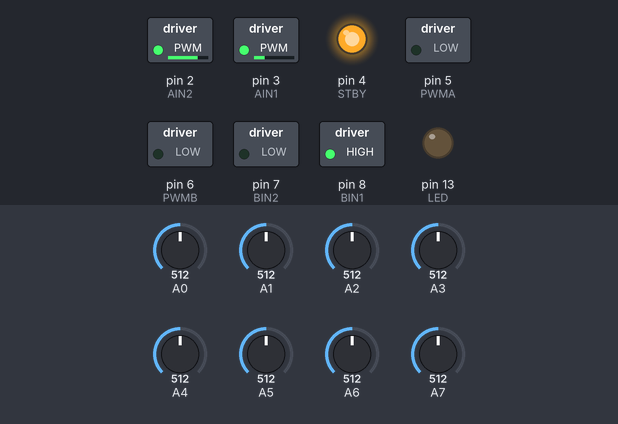
The sketch below on a simulated Arduino Nano, built with avr-gcc and run on an emulated ATmega328P. On the bench: switched loads named in the sketch (green lamp = pin HIGH), output pins drawn as LEDs (lit = HIGH). The inputs (shaded band) are chosen by the test bench; at power-on: A0 = 512, A1 = 512, A2 = 512, A5 = 512, A3 = 512, A4 = 512, A6 = 512, A7 = 512. What the sketch prints to the serial monitor is not drawn.

Above: at 8.31 s.
8.8 s: A0 set to 140
At 9.24 s:
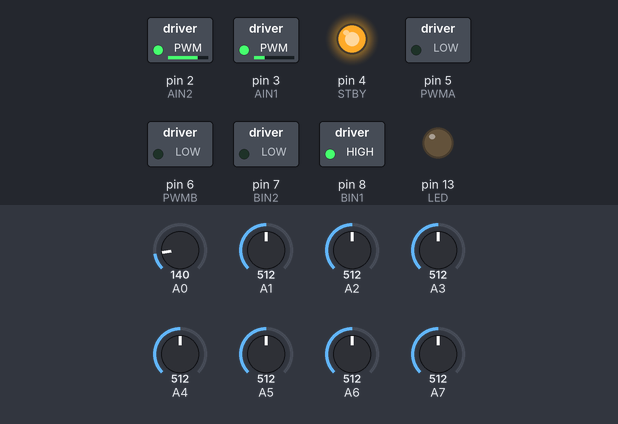
11.8 s: A0 set to 992
At 11.9 s:
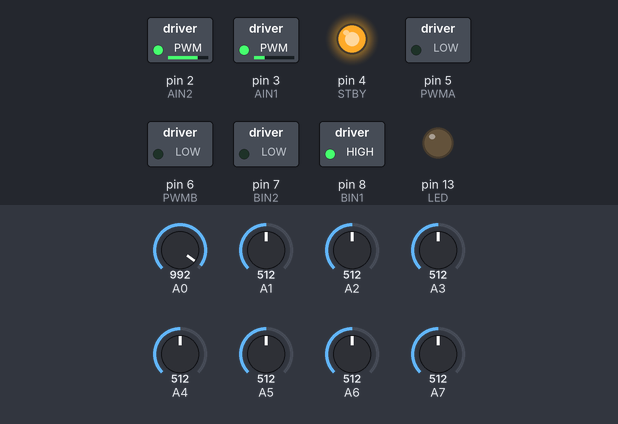
14.8 s: A1 set to 716
Timing chart, 0 to 17.3 s (numbered marks = the images above; inputs shaded):
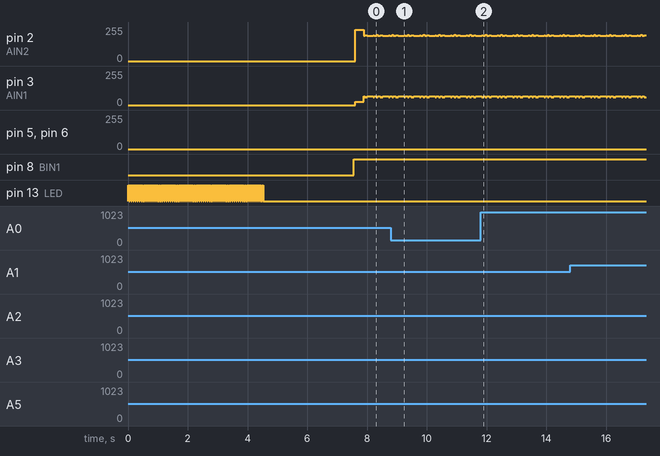

The sketch:

qtr8a.ino
```cpp
#include <QTRSensors.h>


//Mapeo de pines
#define STBY 4
#define AIN1   3
#define AIN2  2
#define PWMB  6
#define PWMA  5
#define BIN1  8
#define BIN2  7
#define NUM_SENSORS             8
#define NUM_SAMPLES_PER_SENSOR  4
#define EMITTER_PIN             11
#define LED     13


// Constantes para PID
float KP = 0.08;
float KD = 1.0;
float Ki = 0.00;

// Regulación de la velocidad Máxima}}
int Velmax = 150;
int v1 = 110;
int v2 = -90;

// Data para intrgal
int error1 = 0;
int error2 = 0;
int error3 = 0;
int error4 = 0;
int error5 = 0;
int error6 = 0;

// Configuración de la librería QTR-8A
QTRSensorsAnalog qtra((unsigned char[])
{
  A0, A1, A2, A3, A4, A5, A6, A7 //# de sensores utilizados
}
, NUM_SENSORS, NUM_SAMPLES_PER_SENSOR, EMITTER_PIN);

unsigned int sensorValues[NUM_SENSORS];

// Función accionamiento motor izquierdo
void Motoriz(int value)
{
  if ( value >= 0 )
  {
    digitalWrite(BIN1, HIGH);
    digitalWrite(BIN2, LOW);
  }
  else
  {
    digitalWrite(BIN1, LOW);
    digitalWrite(BIN2, HIGH);
    value *= -1;
  }
  analogWrite(PWMB, value);
}

// Función accionamiento motor derecho
void Motorde(int value)
{
  if ( value >= 0 )
  {
    digitalWrite(AIN1, HIGH);
    digitalWrite(AIN2, LOW);
  }
  else
  {
    digitalWrite(AIN1, LOW);
    digitalWrite(AIN2, HIGH);
    value *= -1;
  }
  analogWrite(PWMA, value);
}


//Accionamiento de motores
void Motor(int left, int righ)
{
  digitalWrite(STBY, HIGH);
  Motoriz(left);
  Motorde(righ);
}


//función de freno
void freno(boolean left, boolean righ, int value)
{
  digitalWrite(STBY, HIGH);
  if ( left )
  {
    digitalWrite(BIN1, LOW);
    digitalWrite(BIN2, HIGH);
    analogWrite (PWMB, value);
  }
  if ( righ )
  {
    digitalWrite(AIN1, LOW);
    digitalWrite(AIN2, HIGH);
    analogWrite (PWMA, value);
  }
}


void setup()
{
  // Declaramos como salida los pines utilizados
  pinMode(LED   , OUTPUT);
  pinMode(BIN2  , OUTPUT);
  pinMode(STBY  , OUTPUT);
  pinMode(BIN1  , OUTPUT);
  pinMode(PWMB  , OUTPUT);
  pinMode(AIN1  , OUTPUT);
  pinMode(AIN2  , OUTPUT);
  pinMode(PWMA  , OUTPUT);
  digitalWrite(STBY  , 1);


  // Calibramos con la función qtra.calibrate();, y dejamos parpadeando el led, mientras se produce la calibración.

  for ( int i = 0; i < 70; i++)
  {
    digitalWrite(LED, HIGH); delay(20);
    qtra.calibrate();
    digitalWrite(LED, LOW);  delay(20);
  }
  delay(3000);
}


unsigned int position = 0;

//declaraos variables para utilizar PID
int proporcional = 0;         // Proporcional
int integral = 0;           //Intrgral
int derivativo = 0;          // Derivativo


int diferencial = 0;   // Diferencia aplicada a los motores
int last_prop;         // Última valor del proporcional (utilizado para calcular la derivada del error)
int Target = 3500; // Setpoint (Como utilizamos 6 sensores, la línea debe estar entre 0 y 5000, por lo que el ideal es que esté en 2500)

void loop()
{

  if (position < 50) {
    Motor(v2, v1);
  }
  if (position > 6550) {
    Motor(v1, v2);
  }
  position = qtra.readLine(sensorValues);
  proporcional = ((int)position) - 3500;


  derivativo = proporcional - last_prop;
  integral = error1 + error2 + error3 + error4 + error5 + error6;
  last_prop = proporcional;


  error6 = error5;
  error5 = error4;
  error4 = error3;
  error3 = error2;
  error2 = error1;
  error1 = proporcional;


  int diferencial = ( proporcional * KP ) + ( derivativo * KD ) + (integral * Ki) ;

  if ( diferencial > Velmax ) diferencial = Velmax;
  else if ( diferencial < -Velmax ) diferencial = -Velmax;

  ( diferencial < 0 ) ?
  Motor(Velmax + diferencial, Velmax) : Motor(Velmax, Velmax - diferencial);
  //imprimir valores de lectura del sensor
    Serial.begin(9600);
    //mapeo para que los valores sean de 1 a 100 y 100 a 0
    position = map(position, 1, 100, 100, 1);

    Serial.print(position);
  //imprimir valores de lectura del sensor
}
```

Measured:
- after the input at 8.8 s, pin 5 (PWMA), pin 6 (PWMB): stays 0/255 (without the input it goes to 150/255 after 1.5 s)
- after the input at 11.8 s, pin 5 (PWMA): stays 0/255 (without the input it goes to 90/255 after 1.5 s); pin 6 (PWMB): stays 0/255 (without the input it goes to 110/255 after 1.5 s)
- by itself, pin 2 (AIN2): repeats every 0.52 s: 188/255 0.08 s, 197/255 0.04 s, 188/255 0.08 s, 195/255 0.08 s, 188/255 0.20 s, 195/255 0.04 s
- by itself, pin 3 (AIN1): repeats every 0.52 s: 67/255 0.08 s, 58/255 0.04 s, 67/255 0.08 s, 60/255 0.08 s, 67/255 0.20 s, 60/255 0.04 s
